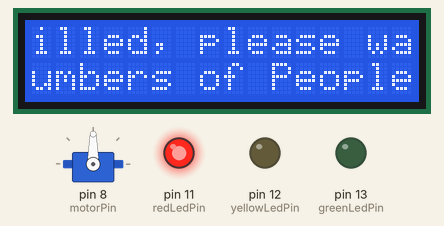
This sketch was run on a simulated Arduino Uno, built with avr-gcc and run on an emulated ATmega328P. On the bench: servo, 16×2 character LCD, output pins drawn as LEDs (lit = HIGH). What the sketch prints to the serial monitor is not drawn.

Above: at 0.1 s.
At 1.1 s:
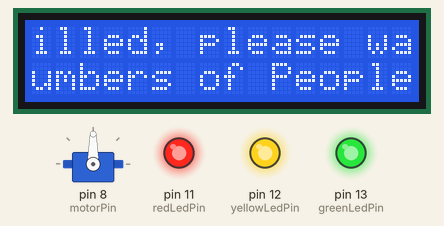
At 61.1 s:
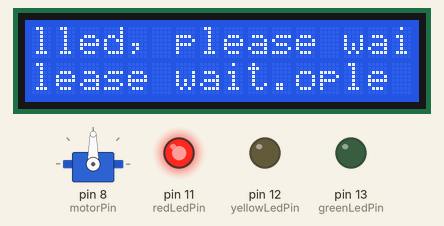
At 62.1 s:
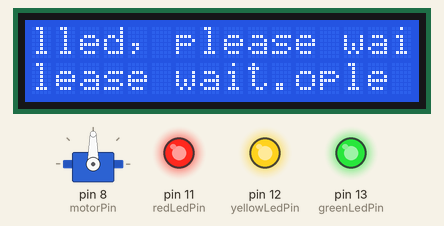
At 122.1 s:
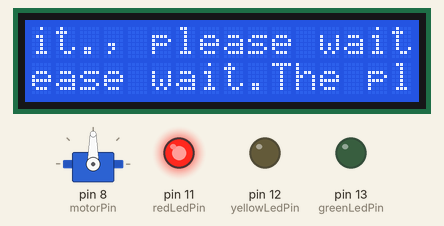
At 123.1 s:
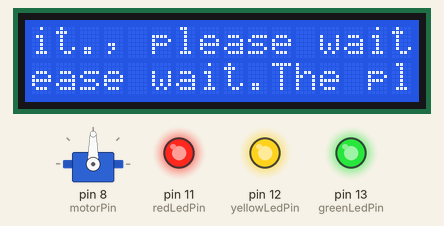
Timing chart, 0 to 124.6 s (numbered marks = the images above):
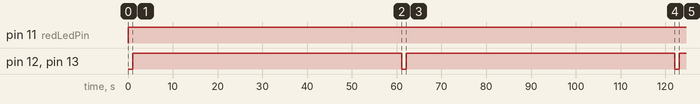

The sketch:

New_Code.ino
```cpp
// Created by Raunak
#include <Wire.h>
#include <Adafruit_MLX90614.h>                 //Includes Library for MLX90614 Temperature Sensor
Adafruit_MLX90614 mlx = Adafruit_MLX90614();   //Renames Adafruit MLX90614 library to mlx
#include <LiquidCrystal.h>                     //Includes Library for LCD
#include <Servo.h>                             //Includes Servo Library

//LED sign pins
int redLedPin = 11;
int yellowLedPin = 12;
int greenLedPin = 13;

//Entry ultrasonic sensor Pins
int entryEchoPin = 7;
int entryTrigPin = 6;

//Exit ultrasonic sensor Pins
int exitEchoPin = 9;
int exitTrigPin = 10;

//Pins for motor
int motorPin = 8;
Servo RaunakServo;  //Creates Servo Object

//Pins for IR Temperature Sensor
int sclPin = 5;
int sdaPin = 6;

//Pins for LCD
LiquidCrystal lcd(A0,A1,A2,A3,A4,A5);
/*
LCD -> Arduino Pin
RS -> A0
Enable -> A1
D4 -> A2
D5 -> A3
D6 -> A4
D7 -> A5
R/W -> Gnd
Vss -> Gnd
Vcc -> 5V
*/

void setup() {
  Serial.begin(9600);
  //Setting the LED pins
  pinMode(redLedPin, OUTPUT);
  pinMode(yellowLedPin, OUTPUT);
  pinMode(greenLedPin, OUTPUT);
  //Setting the entry ultrasonic sesnor pins
  pinMode(entryEchoPin, OUTPUT);
  pinMode(entryTrigPin, INPUT);
  //Setting the exit ultrasonic sesnor pins
  pinMode(exitEchoPin, OUTPUT);
  pinMode(exitTrigPin, INPUT);
  //Setting Motor Pins
  pinMode(motorPin, OUTPUT);
  RaunakServo.attach(8);
  //Setting LCD Pins
  pinMode(A0, OUTPUT);
  pinMode(A1, OUTPUT);
  pinMode(A2, OUTPUT);
  pinMode(A3, OUTPUT);
  pinMode(A4, OUTPUT);
  pinMode(A5, OUTPUT);
  lcd.begin(16, 2);
  lcd.print("Please wear your mask and follow the instructions.");//Prints the message on LCD
  lcd.setCursor(0, 1);//Sets the cursor at the desired point. Here, 0is the first column and 1 is the second row.
  lcd.print("Numbers of People Inside: 0");//Prints the no. of seconds since reset
}

void loop() {
  //variables to be used
  long maxN, currentN, exitduration, exitdistance, entryduration, entrydistance;
  //Any distance under this value (cm) is a confirmed scan
  int sensorLimit = 15;
  //If current customer count is greater or equal to max allowance, show the red sign.
  if (currentN >= maxN) {
    digitalWrite(redLedPin, HIGH);
    lcd.print("The place is filled, please wait.");
    lcd.scrollDisplayLeft();
    //Taking a exit sensor reading
        // Clears the trigPin
        digitalWrite(exitTrigPin, LOW);
        delayMicroseconds(2);
        // Sets the trigPin on HIGH state for 10 micro seconds
        digitalWrite(exitTrigPin, HIGH);
        delayMicroseconds(10);
        digitalWrite(exitTrigPin, LOW);
        // Reads the echoPin, returns the sound wave travel time in microseconds
        exitduration = pulseIn(exitEchoPin, HIGH);
        // Calculating the distance
        exitdistance= entryduration*0.034/2;
        // Prints the distance on the Serial Monitor
        Serial.print("Distance: ");
        Serial.println(exitdistance);
        if(exitdistance <= sensorLimit){
          //Noting the departure of a person
          currentN--;
          //Turns all lights On
          digitalWrite(redLedPin, HIGH);
          digitalWrite(yellowLedPin, HIGH);
          digitalWrite(greenLedPin, HIGH);
          //Opens the door for exit
          RaunakServo.write(90);  //Makes Servo go to 90 degrees
          delay(60000);
          }
  }
  //Otherwise show the yellow sign and detect for an entry
  else {
    digitalWrite(yellowLedPin, HIGH);
    lcd.print("Place is vacant for segmentN people, please scan yourself to enter.");
    //Taking a enrty sensor reading
      // Clears the trigPin
      digitalWrite(entryTrigPin, LOW);
      delayMicroseconds(2);
      // Sets the trigPin on HIGH state for 10 micro seconds
      digitalWrite(entryTrigPin, HIGH);
      delayMicroseconds(10);
      digitalWrite(entryTrigPin, LOW);
      // Reads the echoPin, returns the sound wave travel time in microseconds
      entryduration = pulseIn(entryEchoPin, HIGH);
      // Calculating the distance
      entrydistance= entryduration*0.034/2;
      // Prints the distance on the Serial Monitor
      Serial.print("Distance: ");
      Serial.println(entrydistance);
    //If the distance is below the sensorLimit and there is space, the green light will turn on
    if (entrydistance <= sensorLimit & currentN < maxN) {
      digitalWrite(yellowLedPin, LOW);
      lcd.setCursor(0, 1);
      lcd.print("Get your Temperature Checked");
      //Checks Temperature
      mlx.begin();           //need to store the temperature measured as a variable x
      if(mlx.readObjectTempC()<38){                  //need to execute the function say, if x<30
       //Noting the entry of a person
       currentN++;
       digitalWrite(greenLedPin, HIGH);
       lcd.setCursor(0, 1);
       lcd.print("Getting your Temperature Checked");
       //Opens the door for entry
       RaunakServo.write(90);  //Makes Servo go to 90 degrees
       delay(60000);
      }
      else{
        lcd.setCursor(0, 1);
        lcd.print("Due to high body temperature, we can't allow you to enter.");
        //Taking a exit sensor reading
        // Clears the trigPin
        digitalWrite(exitTrigPin, LOW);
        delayMicroseconds(2);
        // Sets the trigPin on HIGH state for 10 micro seconds
        digitalWrite(exitTrigPin, HIGH);
        delayMicroseconds(10);
        digitalWrite(exitTrigPin, LOW);
        // Reads the echoPin, returns the sound wave travel time in microseconds
        exitduration = pulseIn(exitEchoPin, HIGH);
        // Calculating the distance
        exitdistance= entryduration*0.034/2;
        // Prints the distance on the Serial Monitor
        Serial.print("Distance: ");
        Serial.println(exitdistance);
        if(exitdistance <= sensorLimit){
          //Noting the departure of a person
          currentN--;
          digitalWrite(redLedPin, HIGH);
          digitalWrite(yellowLedPin, HIGH);
          digitalWrite(greenLedPin, HIGH);
          //Opens the door for exit
          RaunakServo.write(90);  //Makes Servo go to 90 degrees
          delay(60000);
        }
      }
    }
    else{
      //Taking a exit sensor reading
        // Clears the trigPin
        digitalWrite(exitTrigPin, LOW);
        delayMicroseconds(2);
        // Sets the trigPin on HIGH state for 10 micro seconds
        digitalWrite(exitTrigPin, HIGH);
        delayMicroseconds(10);
        digitalWrite(exitTrigPin, LOW);
        // Reads the echoPin, returns the sound wave travel time in microseconds
        exitduration = pulseIn(exitEchoPin, HIGH);
        // Calculating the distance
        exitdistance= entryduration*0.034/2;
        // Prints the distance on the Serial Monitor
        Serial.print("Distance: ");
        Serial.println(exitdistance);
        if(exitdistance <= sensorLimit){
          //Noting the departure of a person
          currentN--;
          digitalWrite(redLedPin, HIGH);
          digitalWrite(yellowLedPin, HIGH);
          digitalWrite(greenLedPin, HIGH);
          //Opens the door for exit
          RaunakServo.write(90);  //Makes Servo go to 90 degrees
          delay(60000);
        }
    }
  }

  //If a person can leave, detect for one
  if (currentN > 0) {
    //Taking a exit sensor reading
        // Clears the trigPin
        digitalWrite(exitTrigPin, LOW);
        delayMicroseconds(2);
        // Sets the trigPin on HIGH state for 10 micro seconds
        digitalWrite(exitTrigPin, HIGH);
        delayMicroseconds(10);
        digitalWrite(exitTrigPin, LOW);
        // Reads the echoPin, returns the sound wave travel time in microseconds
        exitduration = pulseIn(exitEchoPin, HIGH);
        // Calculating the distance
        exitdistance= entryduration*0.034/2;
        // Prints the distance on the Serial Monitor
        Serial.print("Distance: ");
        Serial.println(exitdistance);
    if (exitdistance <= sensorLimit) {
      currentN--;
      //Putting all lights on to indicate the departure has been read.
      digitalWrite(yellowLedPin, HIGH);
      digitalWrite(greenLedPin, HIGH);
      digitalWrite(redLedPin, HIGH);
      currentN--;
      Serial.println("Person left the room, person Count:");
      Serial.println(currentN);
      delay(3000);
      //Opens the door for exit
      RaunakServo.write(90);  //Makes Servo go to 90 degrees
      delay(60000);
    }
  }
  //resetting the lights
  digitalWrite(yellowLedPin, LOW);
  digitalWrite(greenLedPin, LOW);
  digitalWrite(redLedPin, LOW);
}
```

Measured:
- by itself, pin 11 (redLedPin): LOW → HIGH at 0.07 s
- by itself, pin 12 (yellowLedPin), pin 13 (greenLedPin): alternates HIGH for 60.0 s and LOW for 1.0 s
- what the display in image 2 shows lasts 61.0 s, from 61.1 s to 122.1 s
